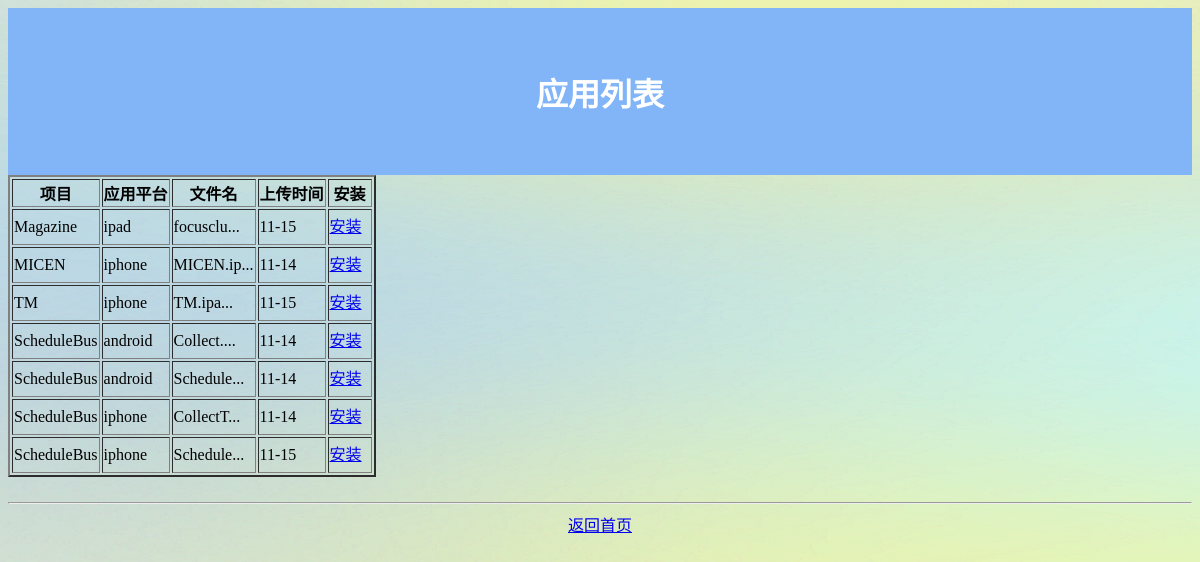
The page /public.php on the database its author committed.
### tables this page shows
CREATE TABLE `new_app_info` (
  `id` bigint(100) NOT NULL AUTO_INCREMENT,
  `project` varchar(50) NOT NULL,
  `platform` varchar(50) NOT NULL,
  `version` varchar(50) DEFAULT NULL,
  `app_name` varchar(50) NOT NULL COMMENT '程序名称',
  `app_status` int(10) NOT NULL COMMENT 'app状态：0 新加入，1 显示，2 删除 ',
  `app_power` int(10) NOT NULL COMMENT '发布环境：1 公测；2 私有；3 预览',
  `add_time` datetime NOT NULL,
  `add_name` varchar(100) DEFAULT NULL COMMENT '添加人',
  `add_ip` varchar(100) DEFAULT NULL,
  `del_name` varchar(100) DEFAULT NULL,
  `del_time` datetime DEFAULT NULL,
  PRIMARY KEY (`id`,`project`),
  KEY `prj` (`project`) USING HASH
);

### public.php (the view, shortened to what this page needs)
<html>
<head>
    <link href="css/addfile_new.css" rel="stylesheet" type="text/css" />
</head>
<body> <div id="bd">
    <div id="title">
        <h4>应用列表</h4>
    </div>
    <div id="content">
        <table  id="dw"  border="2" >
            <tr>
                <th>项目</th>
                <th>应用平台</th>
                <th>&nbsp;文件名&nbsp;</th>
                <th>上传时间</th>
                <th>&nbsp;安装&nbsp;</th>
            </tr>
            <?php
            include('conn_mysql.php');
            $sql="select distinct app_name,a.id,project,platform,add_time,prj_name from new_app_info as a  left join new_config_prj as b on a.project=b.prj_num where  app_status=1 and app_power=1 ORDER BY project asc,platform asc ";
        @    $result1=mysqli_query($conn,$sql);
            while($row = mysqli_fetch_array($result1)){
                $v=$row[app_name];
                $ex=explode('.',$v);
                $num=count($ex);
                if($ex[0]!=''){
                    ?>
                    <tr>
                        <td style="line-height:200%" ><?php echo $row[prj_name]; ?></td>
                        <td style="line-height:200%" ><?php echo $row[platform]; ?></td>
                        <td style="line-height:200%" ><?php echo mb_substr($v,0,8,"utf-8")."..."; ?></td>
                        <td style="line-height:200%" ><?php echo mb_substr($row[add_time],5,5,"utf-8"); ?></td>
                        <?php
                        if($ex[$num-1]=="ipa"){
                            $su=array_pop($ex);
                            $str = implode('.',$ex);
                            $ipa= "itms-services://?action=download-manifest&url=http:192.168.21.89/new_app/pub_plist/";
                            $plist=$str.".plist";
                            $down=$ipa.$plist;
                        }
                        else{
                            $down="new_app/pub_apk/".$v;
                        }
                        ?>
                        <td style="line-height:200%" ><a href="<?php echo $down ?>">安装</a></td>
                    </tr>
                    <?php
                }
            }
            ?>
        </table>
    </div>
    <div id="sheet">
        <hr/>
        <a href="index.php">返回首页</a>
    </div>
</div>
</body>
</html>

### css/addfile_new.css (style rules this page uses)
body { background-image: url("../pic/3.png"); }
#title { margin: auto auto; background-color:#82b4f8 ; text-align: center; padding-top: 18px; padding-bottom: 18px; font-weight:bold ; font-size: 200%; color: #ffffff; }
#sheet { margin:auto auto; margin-top:25px; margin-bottom: 25px; text-align:center; }

### rows shown on the page
new_app_info: row "Magazine", platform "ipad", app_name "focusclu", add_time "11-15"
new_app_info: row "MICEN", platform "iphone", app_name "MICEN.ip", add_time "11-14"
new_app_info: row "TM", platform "iphone", app_name "TM.ipa", add_time "11-15"
new_app_info: row "ScheduleBus", platform "android", app_name "Collect.", add_time "11-14"
new_app_info: row "ScheduleBus", platform "android", app_name "Schedule", add_time "11-14"
new_app_info: row "ScheduleBus", platform "iphone", app_name "CollectT", add_time "11-14"
new_app_info: row "ScheduleBus", platform "iphone", app_name "Schedule", add_time "11-15"
